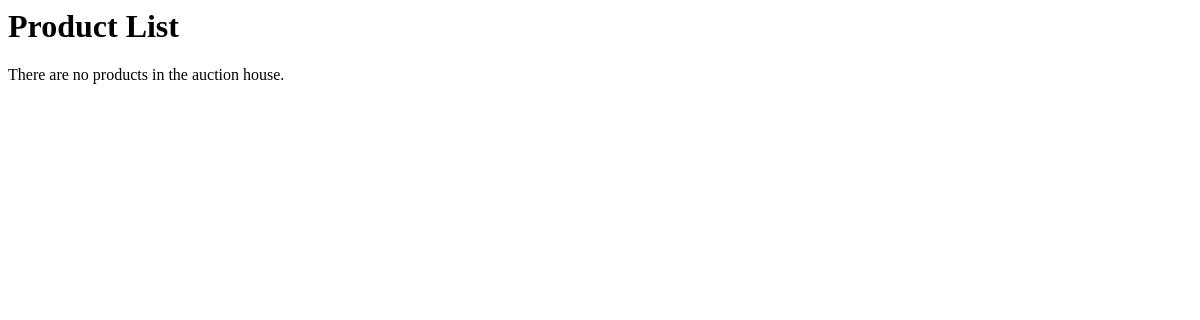
/products/, run on an earlier commit of the app's database.
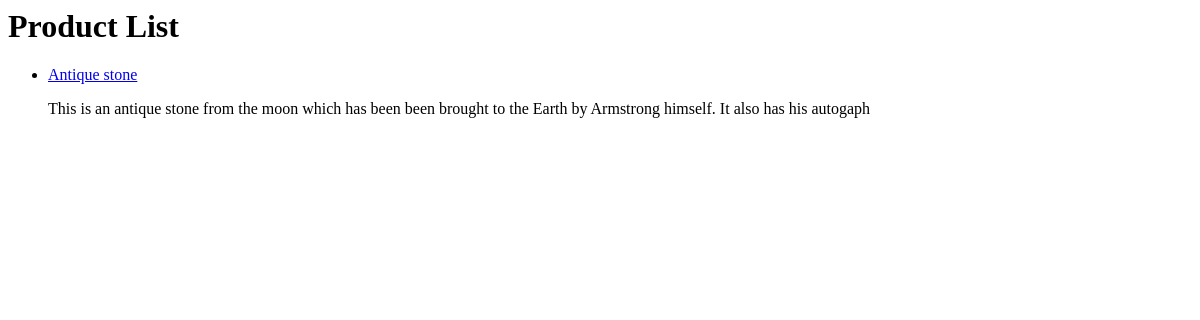
And on a later commit of the database.
### auction_house/models.py (models this page shows, shortened)
class Product(models.Model):
    name = models.CharField(max_length=100,verbose_name="Name")                     #Name of the auctioned product
    description = models.CharField(max_length=1000,verbose_name="Description")      #Short description of the auctioned product
    starting_bid = models.CharField(max_length=10,verbose_name="Starting bid")      #Starting bid of the auctioned product
    deadline = models.DateField(verbose_name="Deadline")                            #Deadline for auctioning of the product
    contact = models.CharField(max_length=13,verbose_name="Mobile Number")          #Contact of the owner of the product
    image = models.ImageField(upload_to='images/')                                  #Image of the product to be auctioned
    def get_absolute_url(self):
        return reverse('product-detail',args=[str(self.id)])

### auction_house/views.py (the view)
# urls.py: path('products/',views.ProductListView.as_view(),name="products"),
class ProductListView(generic.ListView):
	model = Product
	context_object_name = "product_list"				#Name of product list as a template variable
	template_name = "auction_house/product_list.html"   #Name of the template to be displayed

### auction_house/templates/auction_house/product_list.html
{% block content %}
    <h1>Product List</h1>
    {% if product_list %}
    <ul>
        {% for product in product_list %}
        <li>
            <a href="{{ product.get_absolute_url }}">{{product.name }}</a>
            <p>{{ product.description }}</p>
        </li>
        {% endfor %}
    </ul>
    {% else %}
    <p>There are no products in the auction house.</p>
    {% endif %}
{% endblock %}

What changed in the data, as far as the page shows it:
added Product: name "Antique stone", description "This is an antique stone from the moon which has been been brought to the Earth by Armstrong himself. It also has his autogaph"
Also different on the page:
text no longer shown: "There are no products in the auction house."
